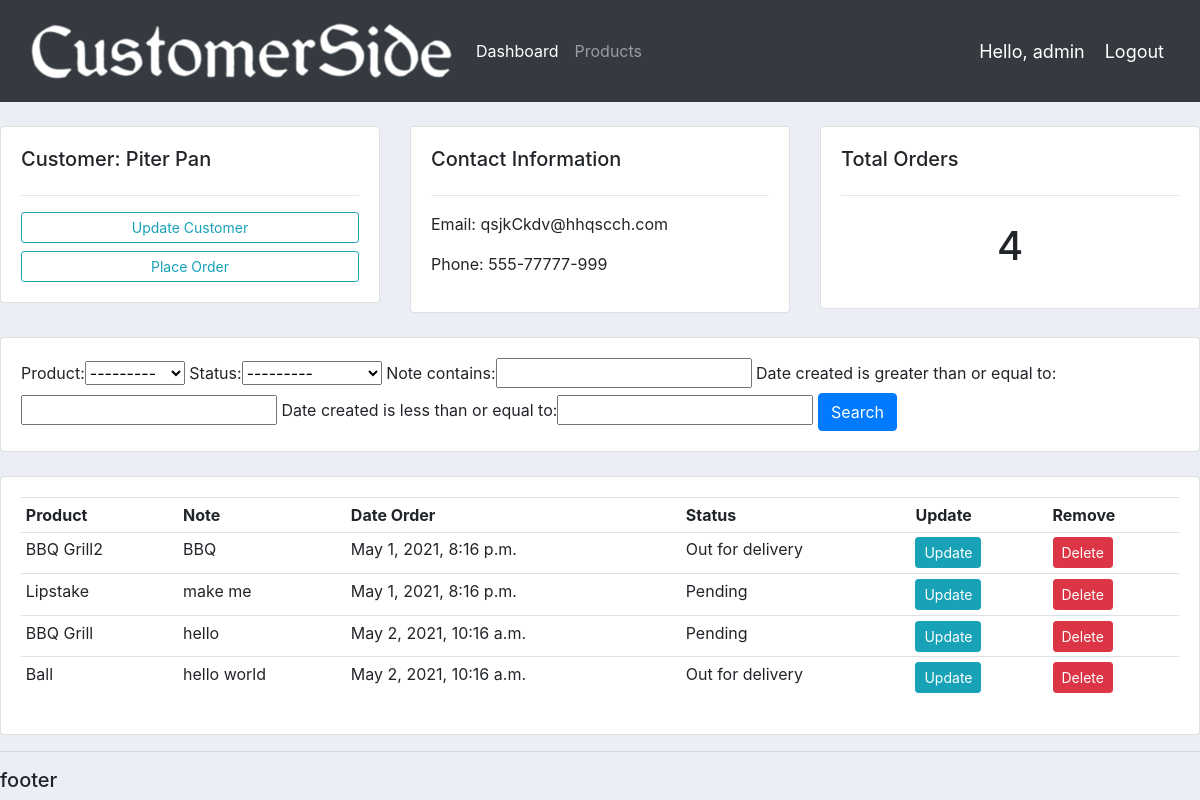
The page /customer/2/ (signed in) on the database its author committed.
### accounts/models.py (models this page shows, shortened)
class customer(models.Model):
    name = models.CharField(max_length=200, null=True)
    phone = models.CharField(max_length=200, null=True)
    email = models.CharField(max_length=200, null=True)
    date_created = models.DateTimeField(auto_now_add=True, null=True)

class order(models.Model):
    STATUS = (
        ('Pending', 'Pending'),
        ('Out for delivery', 'Out for delivery'),
        ('Delivered', 'Delivered'),
    )
    product = models.ForeignKey(products, null=True, on_delete=models.SET_NULL)
    customer = models.ForeignKey(customer, null=True, on_delete=models.SET_NULL)
    date_created = models.DateTimeField(auto_now_add=True, null=True)
    status = models.CharField(max_length=200, null=True, choices=STATUS)
    note = models.CharField(max_length=1000, null=True)

class products(models.Model):
    CATEGORY = (
        ('InDoor', 'InDoor'),
        ('OutDoor', 'OutDoor'),
    )
    name = models.CharField(max_length=200, null=True)
    price = models.FloatField(null=True)
    category = models.CharField(max_length=200, null=True, choices=CATEGORY)
    description = models.CharField(max_length=200, null=True, blank=True)
    date_created = date_created = models.DateTimeField(auto_now_add=True, null=True)
    tags = models.ManyToManyField(Tag)
    def __str__(self):
        return self.name

### accounts/views.py (the view)
# urls.py: path('customer/<str:pk>/', views.Customers,  name="customer"),
@login_required(login_url='login')
def Customers(request, pk):
    Customer = customer.objects.get(id=pk)
    orders = Customer.order_set.all()
    nb = orders.count()
    myFilter = OrderFilter(request.GET, queryset=orders)
    orders = myFilter.qs
    context ={'Customer':Customer, 'orders':orders, 'nb': nb, 'myFilter':myFilter}
    return render(request, 'accounts/customer.html', context)

### accounts/templates/accounts/customer.html
{% extends 'accounts/main.html' %}
{% block content %}
<br>
<div class="row">
    <div class="col-md">
        <div class="card card-body">
            <h5>Customer: {{Customer.name}}</h5>
            <hr>
            <a class="btn btn-outline-info btn-sm btn-block" href="">Update Customer</a>
            <a class="btn btn-outline-info btn-sm btn-block" href="{% url 'create_order' Customer.id%}">Place Order</a>
        </div>
    </div>
    <div class="col-md">
        <div class="card card-body">
            <h5>Contact Information</h5>
            <hr>
            <p>Email: {{ Customer.email}}</p>
            <p>Phone: {{ Customer.phone}}</p>
        </div>
    </div>
    <div class="col-md">
        <div class="card card-body">
            <h5>Total Orders</h5>
            <hr>
            <h1 style="text-align: center; padding: 10px">{{nb}}</h1>
        </div>
    </div>
</div>
<br>
<div class="row">
    <div class="col">
        <div class="card card-body">
            <form method="get">
                 {{myFilter.form}}
                <button class="btn btn-primary" type="sbmit">Search</button>
            </form>
        </div>
    </div>
</div>
<br>
<div class="row">
    <div class="col-md">
        <div class=" card card-body ">
            <table class="table table-sm">
                <tr>
                    <th>Product</th>
                    <th>Note</th>
                    <th>Date Order</th>
                    <th>Status</th>
                    <th>Update</th>
                    <th>Remove</th>
                </tr>
                {% for order in orders %}
                <tr>
                    <td>{{order.product}}</td>
                    <td>{{order.note}}</td>
                    <td>{{order.date_created}}</td>
                    <td>{{order.status}}</td>
                     <td><a class="btn btn-primary  btn-sm btn-info" href="{% url 'update_order' order.id %}">Update</a></td>
         <td><a class="btn btn-primary  btn-sm btn-danger" href="{% url 'delete_order' order.id %}">Delete</a></td>
                </tr>
                {% endfor%}
            </table>
        </div>
    </div>
</div>
{% endblock %}

### accounts/templates/accounts/navbar.html (shortened to what this page needs)
{% load static %}
<nav class="navbar navbar-expand-lg navbar-dark bg-dark">
<img src="{% static '/images/logo.png'%}">
  <div class="collapse navbar-collapse" id="navbarNav">
    <ul class="navbar-nav">
      <li class="nav-item active">
        <a class="nav-link" href="{% url 'home' %}">Dashboard</a>
      </li>
      <li class="nav-item">
        <a class="nav-link" href="{% url 'products' %}">Products</a>
      </li>
    </ul>
  </div>
  <span class="hello-msg">Hello, {{request.user}}</span>
  <span><a class="hello-msg" href="{% url 'logout' %}">Logout</a></span>
</nav>

### static/css/main.css (style rules this page uses)
body { background-color: #ebeff5; }

### accounts/templates/accounts/navbar.html (style rules this page uses)
.hello-msg { color: #fff; font-size : 18px; margin-right: 20px; }

### rows shown on the page
customer: name "Piter Pan", email "qsjkCkdv@hhqscch.com", phone "555-77777-999"
order: product "BBQ Grill2", note "BBQ", date_created "May 1, 2021, 8:16 p.m.", status "Out for delivery"
order: product "Lipstake", note "make me", date_created "May 1, 2021, 8:16 p.m.", status "Pending"
order: product "BBQ Grill", note "hello", date_created "May 2, 2021, 10:16 a.m.", status "Pending"
order: product "Ball", note "hello world", date_created "May 2, 2021, 10:16 a.m.", status "Out for delivery"

### other values the page prints
{{ request.user }} "admin"
{{ nb }} "4"
